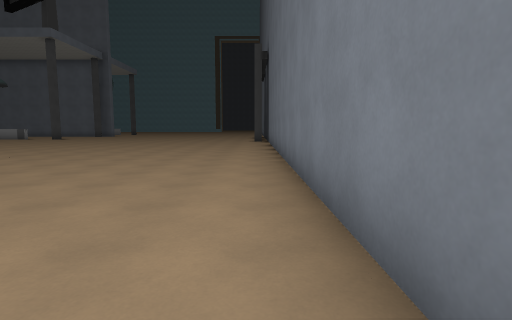
view 1 (above)

24 first-person views from a walk through a level from a Godot 3-D game. The camera is 1.4 m above the floor, tilts 6° down and sees 80° across. The floor is counted in squares, 2 m on a side. Each view is taken from the middle of a square. On the plan, view 1 faces up. The plan holds only what a view shows up to about 10 squares ahead; the rest is blank. The place goes on beyond the plan. Characters and animated objects are not drawn. Some surface patterns are stand-ins.

view 2
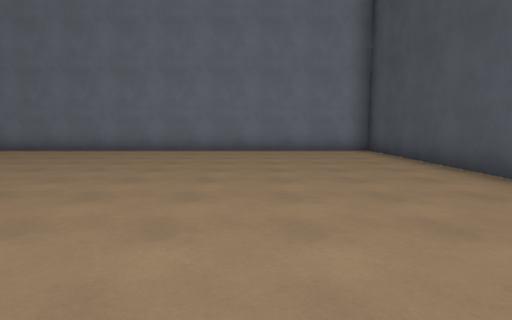

view 3
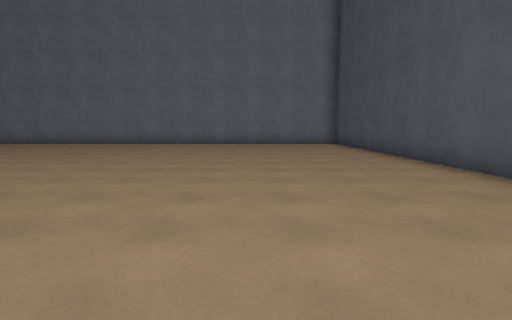

view 4
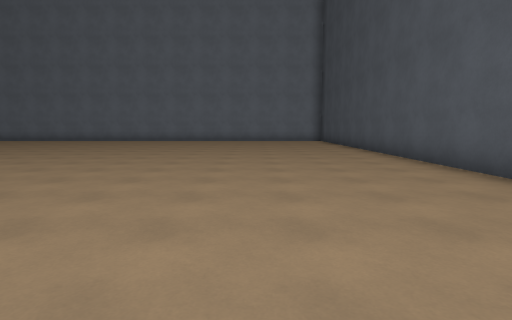

view 5
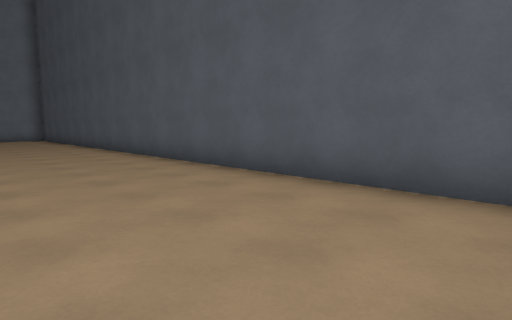

view 6
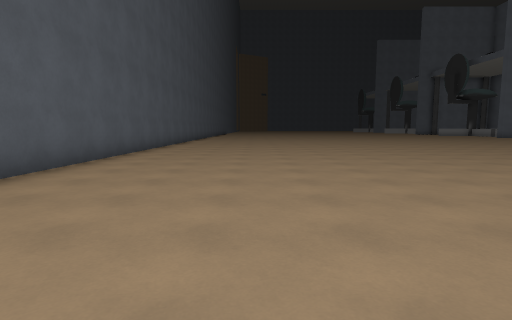

view 7
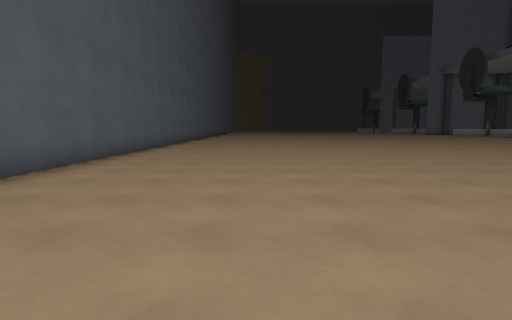

view 8
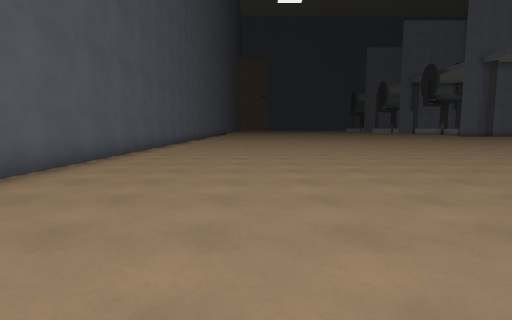

view 9
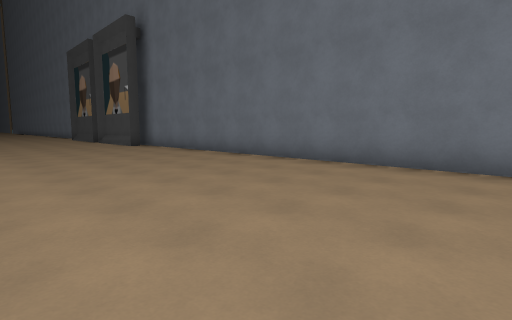

view 10
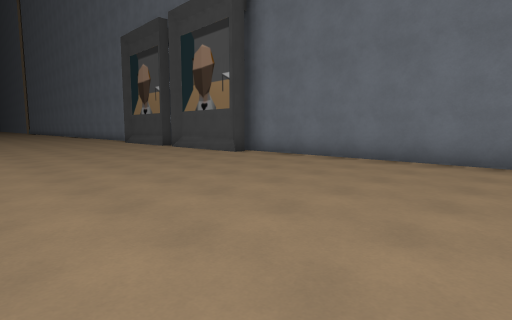

view 11
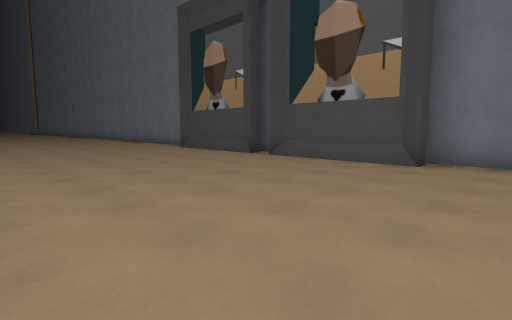

view 12
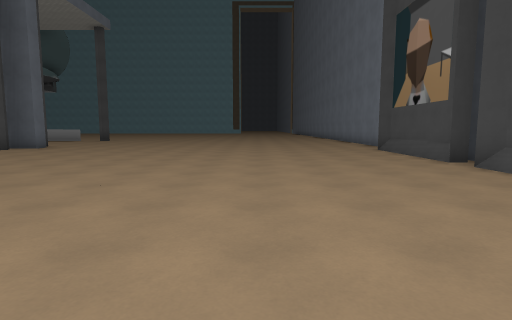

view 13
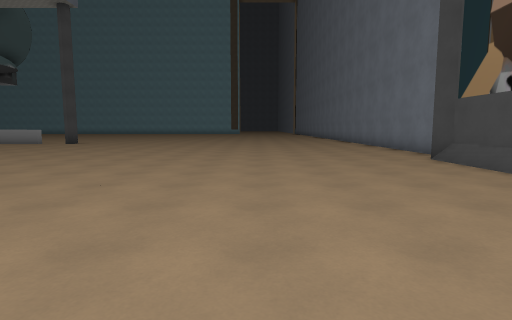

view 14
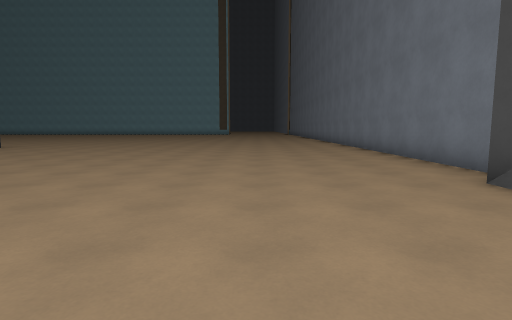

view 15
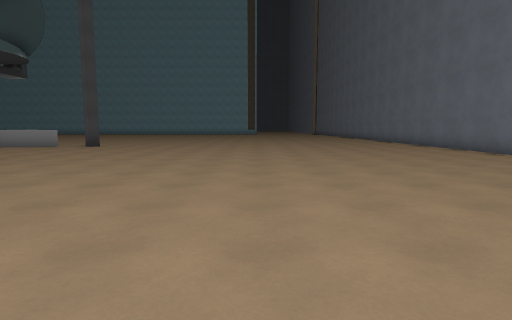

view 16
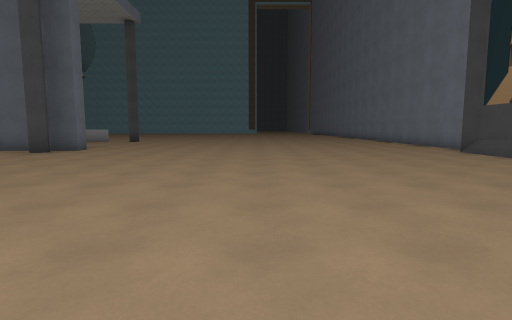

view 17
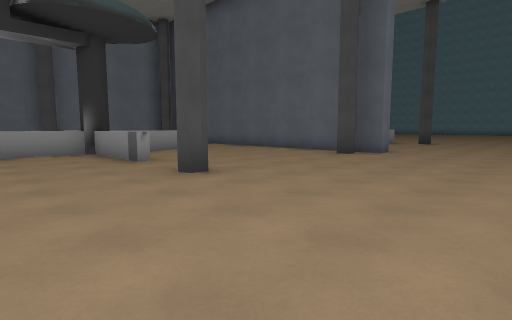

view 18
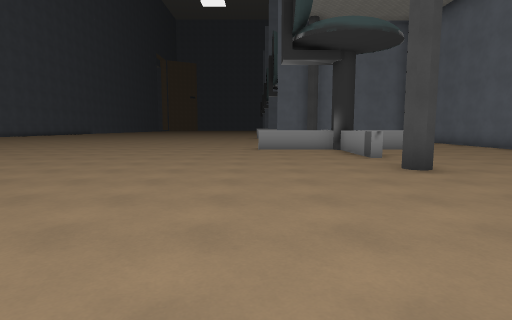

view 19
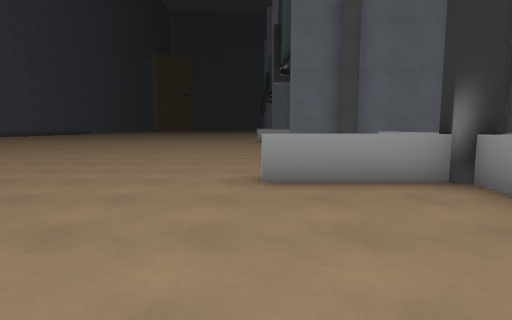

view 20
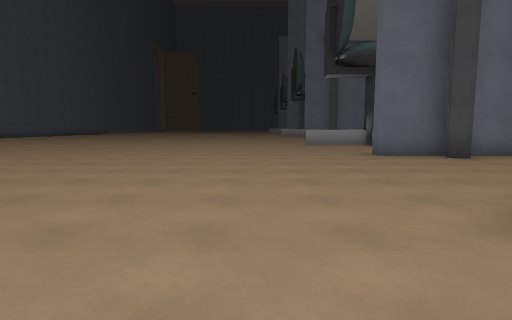

view 21
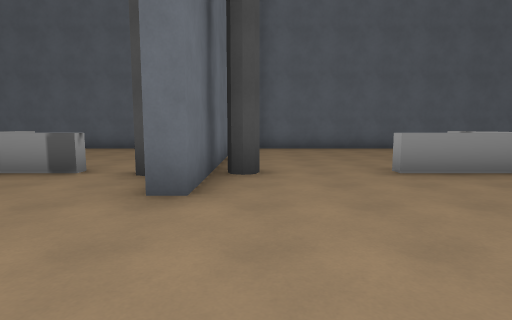

view 22
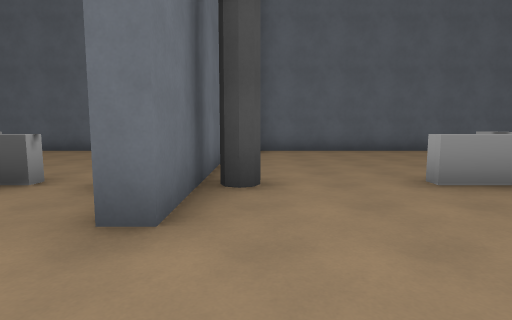

view 23
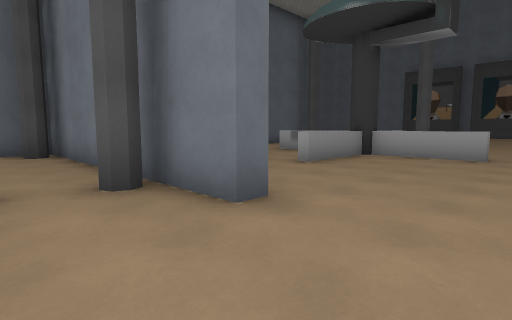

view 24
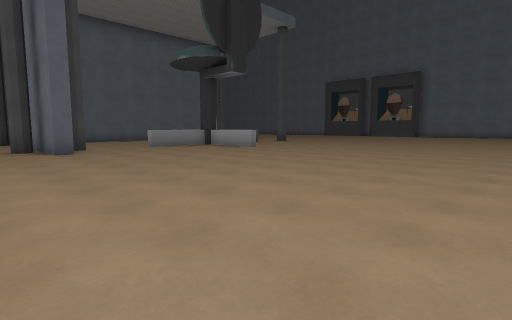

### Floor plan
Points are (right, up) in squares from view 1. A wall is a line through its corners. A room is listed if a view was taken in it or the views show most of it. See-through windows are left out.
Room 1 (views 1, 2, 3, 4, 5, 6, 7, 8, 9, 10, 11, 12, 13, 14, 15, 16, 17, 18, 19, 20, 21, 22, 23, 24)
walls: (-17.2, 16) (-17.2, 18.7) (-19.9, 18.7); (-14.1, 18.7) (-16.9, 18.7) (-16.9, 16); (-17.2, 19.8) (-17.2, 21.8); (-16.9, 21.2) (-16.9, 19.1); (0.2, 15.9) (0.2, 19.4); (0.4, 15.8) (-0.1, 15.8) (0.2, 16.3); (-11.5, 25) (-11.5, 24.4) (-21.9, 24.4); (0.2, 19.1) (-0.1, 19.5); (-24.8, 18.7) (-25.5, 18.7); (-0.1, 20.2) (0.2, 20.5); (-22.7, 21.9) (-22.7, 17.1) (-23.1, 17.1) (-23.1, 18.6); (0.2, 20.2) (0.2, 23.8); (0.6, 20) (0.6, 20.8); (0.2, 23.4) (-0.1, 23.9); (0.6, 24.6) (0.6, 30.1); (-25.1, -3.5) (0.6, -3.5) (0.6, 16.1)
ways out: opening at (-25, 18); gap at (-24, 19)

Where each view was taken, in squares from view 1:
view 1: 0 up, 0 right, facing up
view 2: 0 up, 9 left, facing right
view 3: 0 up, 13 left, facing right
view 4: 0 up, 16 left, facing right
view 5: 0 up, 19 left, facing down-right
view 6: 0 up, 13 left, facing left
view 7: 0 up, 15 left, facing left
view 8: 0 up, 9 left, facing left
view 9: 4 up, 5 left, facing up-right
view 10: 9 up, 6 left, facing up-right
view 11: 14 up, 6 left, facing up-right
view 12: 14 up, 4 left, facing up
view 13: 17 up, 4 left, facing up
view 14: 20 up, 3 left, facing up
view 15: 19 up, 6 left, facing up
view 16: 15 up, 6 left, facing up
view 17: 16 up, 8 left, facing up-left
view 18: 16 up, 7 left, facing left
view 19: 16 up, 13 left, facing left
view 20: 14 up, 15 left, facing left
view 21: 14 up, 22 left, facing up
view 22: 15 up, 22 left, facing up
view 23: 15 up, 25 left, facing up-right
view 24: 8 up, 25 left, facing up-right
